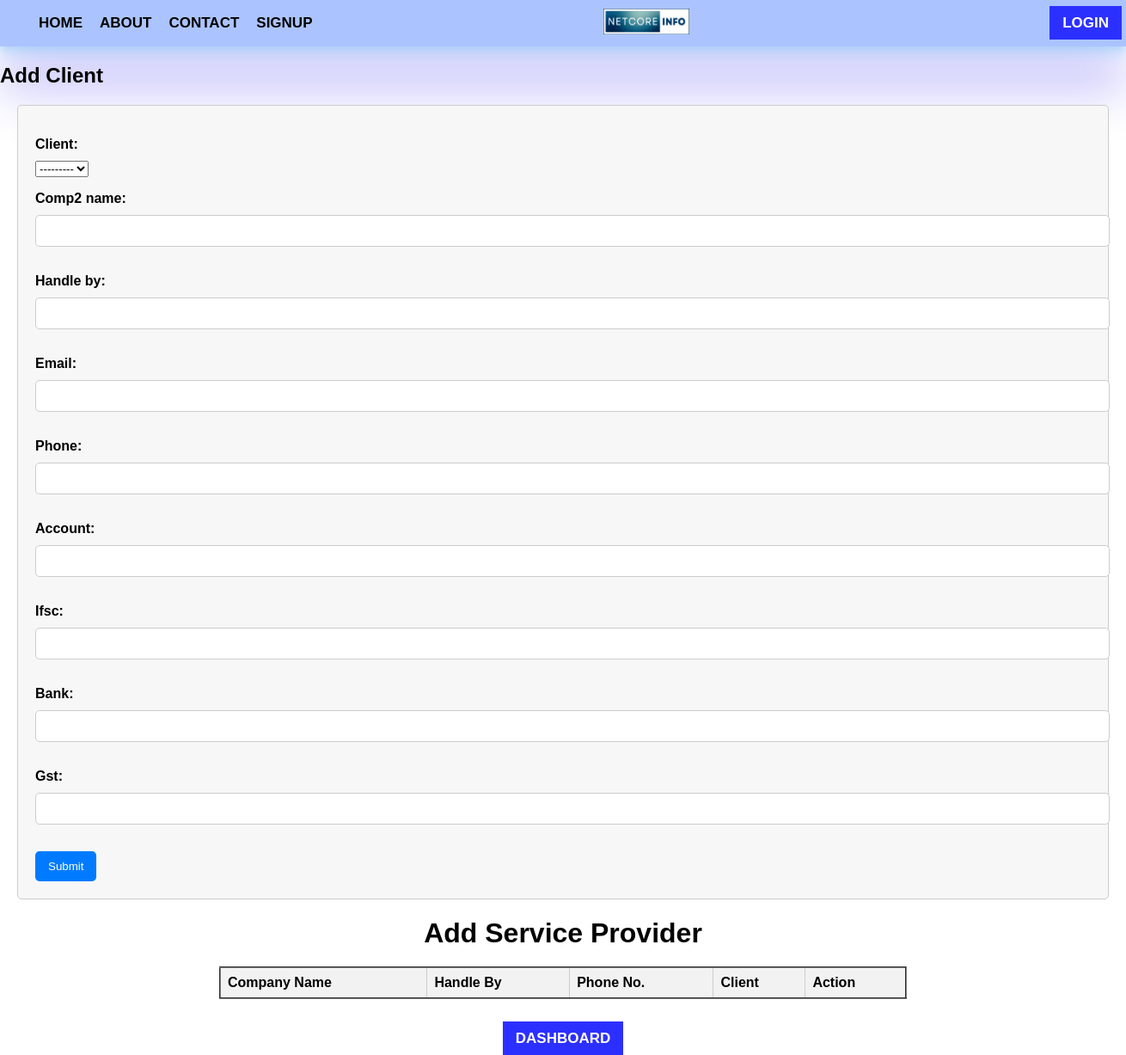
/clientdetails/, run on an earlier commit of the app's database.
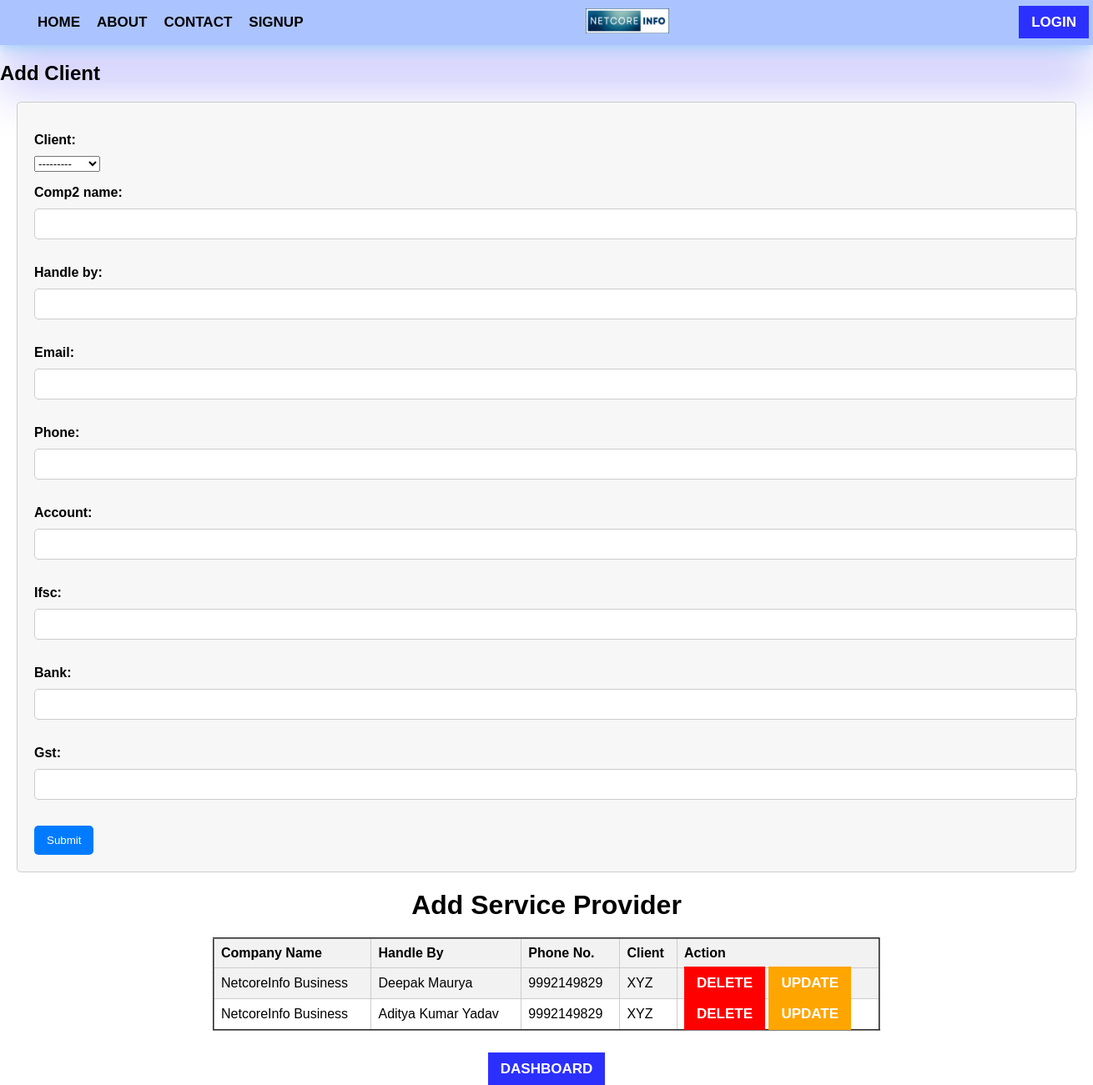
And on a later commit of the database.
### sitecode/models.py (models this page shows, shortened)
class AddClient(models.Model):
    client = models.ForeignKey(Client, on_delete=models.SET_NULL, blank=True, null=True)
    comp2_name = models.CharField(max_length=50)
    handle_by = models.CharField(max_length=30)
    email = models.CharField(max_length=50)
    phone = models.CharField(max_length=13)
    account = models.CharField(max_length=20)
    ifsc = models.CharField(max_length=20)
    bank = models.CharField(max_length=40)
    gst = models.CharField(max_length=15)
    class Meta:
        db_table = 'providers'

class Client(models.Model):
    user = models.ForeignKey(User, on_delete=models.CASCADE)
    comp_name = models.CharField(max_length=50)
    gst = models.CharField(max_length=15)
    country = models.CharField(max_length=30)
    state = models.CharField(max_length=30)
    address = models.CharField(max_length=100)
    def __str__(self):
        return self.comp_name

### sitecode/views.py (the view)
# urls.py: path('clientdetails/', addClient, name='clientdetail'),
def addClient(request):
    providerObj = AddClient.objects.all()
    if request.method == 'POST':
        form = ClientData(request.POST)
        if form.is_valid():
            form.save()
            return redirect('dashboard')
    else:
        form = ClientData()
    context = {'form': form, 'providerObj': providerObj}
    return render(request, 'addclient.html', context)

### sitecode/forms.py
class ClientData(forms.ModelForm):
    class Meta:
        model = AddClient
        fields = ('client', 'comp2_name', 'handle_by', 'email', 'phone', 'account', 'ifsc', 'bank', 'gst')  # Include all fields
    def __init__(self, *args, **kwargs):
        super(ClientData, self).__init__(*args, **kwargs)
        self.fields['client'].widget.attrs['class'] = 'form-control'
        self.fields['comp2_name'].widget.attrs['class'] = 'form-control'
        self.fields['handle_by'].widget.attrs['class'] = 'form-control'
        self.fields['email'].widget.attrs['class'] = 'form-control'
        self.fields['phone'].widget.attrs['class'] = 'form-control'
        self.fields['account'].widget.attrs['class'] = 'form-control'
        self.fields['ifsc'].widget.attrs['class'] = 'form-control'
        self.fields['bank'].widget.attrs['class'] = 'form-control'
        self.fields['gst'].widget.attrs['class'] = 'form-control'

### sitecode/templates/addclient.html (shortened to what this page needs)
{% extends "base.html" %}
{% block body %}
<h2>Add Client</h2>
  <form method="post">
    {{ form.as_p }}
    <button type="submit">Submit</button>
  </form>
  <div class="provider">
    <h1>Add Service Provider</h1>
    <div class="provider-data">
        <table border="2px">
            <tr>
                <th>Company Name</th>
                <th>Handle By</th>
                <th>Phone No.</th>
                <th>Client</th>
                <th>Action</th>
            </tr>
            {% for i in providerObj %}
            <tr>
                <td>{{i.comp2_name}}</td>
                <td>{{i.handle_by}}</td>
                <td>{{i.phone}}</td>
                <td>{{i.client}}</td>
                <td>
                    <a href="{% url 'delete_client' i.id %}" class="header-btn" style="background: red;">Delete</a>
                    <a href="{% url 'update_client' i.id %}" class="header-btn" style="background: orange;">Update</a>
                </td>
            </tr>
            {% endfor %}
        </table>
    </div>
<br>
<br>
<a href="{% url 'dashboard' %}" class="header-btn">Dashboard</a>
{% endblock body %}

### sitecode/templates/base.html (shortened to what this page needs)
{% load static%}
<!DOCTYPE html>
<html lang="en">
<head>
    <link rel="stylesheet" href="{% static 'css/main.css' %}">
</head>
<body>
    <header>
        <div class="header">
            <div class="main-header">
                <div class="header-content">
                    <div class="left-block">
                        <div class="head-block">
                            <ul>
                                {% if request.user.is_authenticated %}
                                <li><a href="/">Home</a></li>
                                <li><a href="">About</a></li>
                                <li><a href="{% url 'dashboard' %}">Dashboard</a></li>
                                <li><a href="">Contact</a></li>
                                {% else %}
                                <li><a href="/">Home</a></li>
                                <li><a href="">About</a></li>
                                <li><a href="">Contact</a></li>
                                <li><a href="{% url 'signup' %}" >Signup</a></li>
                                {% endif %}
                            </ul>
                        </div>
                    </div>
                    <div class="middle-block">
                        <div class="adjust-block">
                            <img src="{% static 'assets\img\LOGO.png' %}" width="100" height="30" alt="LOGO">
                        </div>
                    </div>
                    <div class="right-block">
                        <div class="auth-data">
                            {% if request.user.is_authenticated %}
                            <div class="head-block">
                                <a href="{% url 'logout' %}" class="header-btn">Logout</a>
                            </div>
                            {% else %}
                            <div class="head-block">
                                <a href="{% url 'login' %}" class="header-btn">Login</a>
                            </div>
                            {% endif %}
                        </div>
                    </div>
                </div>
            </div>
        </div>
    </header>
    {% block body %}
    {% endblock body %}
</body>
</html>

### static/css/main.css (style rules this page uses)
body { padding: 0; margin: 0; box-sizing: border-box; font-family: sans-serif; }
a { text-decoration: none; color: black; }
li { list-style: none; text-decoration: none; color: black; }
.header { background: rgba(33, 100, 255, 0.377); box-shadow: rgba(43, 33, 241, 0.25) 0px 54px 55px, rgba(97, 137, 237, 0.12) 0px -12px 30px, rgba(44, 169, 247, 0.12) 0px 4px 6px, rgba(58, 179, 244, 0.17) 0px 12px 13px, rgba(54, 181, 249, 0.09) 0px -3px 5px; }
.adjust-block { padding-right: 70px; }
.main-header { width: 1300px; margin: auto; padding: auto; }
.header-content { display: flex; justify-content: space-between; align-items: center; }
.left-block { display: flex; justify-content: center; align-items: center; }
.right-block { display: flex; justify-content: center; align-items: center; gap: 10px; }
.left-block ul { display: flex; gap: 20px; font-size: 17px; text-transform: uppercase; color: black; font-weight: bolder; }
.header-btn { padding: 10px 15px; background: rgb(44, 48, 255); color: white; font-size: 17px; font-weight: bolder; text-transform: uppercase; }
.provider { text-align: center; }
.provider h1 { margin-bottom: 20px; }
.provider-data { margin: 0 auto; max-width: 800px; }
table { width: 100%; border-collapse: collapse; margin-top: 20px; }
th, td { border: 1px solid #ccc; padding: 8px; text-align: left; }
th { background-color: #f2f2f2; }
tr:nth-child(even) { background-color: #f2f2f2; }

### sitecode/templates/addclient.html (style rules this page uses)
form { margin: 20px; padding: 20px; border: 1px solid #ccc; border-radius: 5px; background-color: #f7f7f7; }
label { display: block; margin-bottom: 10px; font-weight: bold; }
input[type="text"], input[type="email"] { width: 100%; padding: 10px; margin-bottom: 15px; border: 1px solid #ccc; border-radius: 5px; }
button[type="submit"] { background-color: #007bff; color: #fff; padding: 10px 15px; border: none; border-radius: 5px; cursor: pointer; }

What changed in the data, as far as the page shows it:
added AddClient: comp2_name "NetcoreInfo Business", handle_by "Deepak Maurya", phone "9992149829", client "XYZ"
added AddClient: comp2_name "NetcoreInfo Business", handle_by "Aditya Kumar Yadav", phone "9992149829", client "XYZ"
